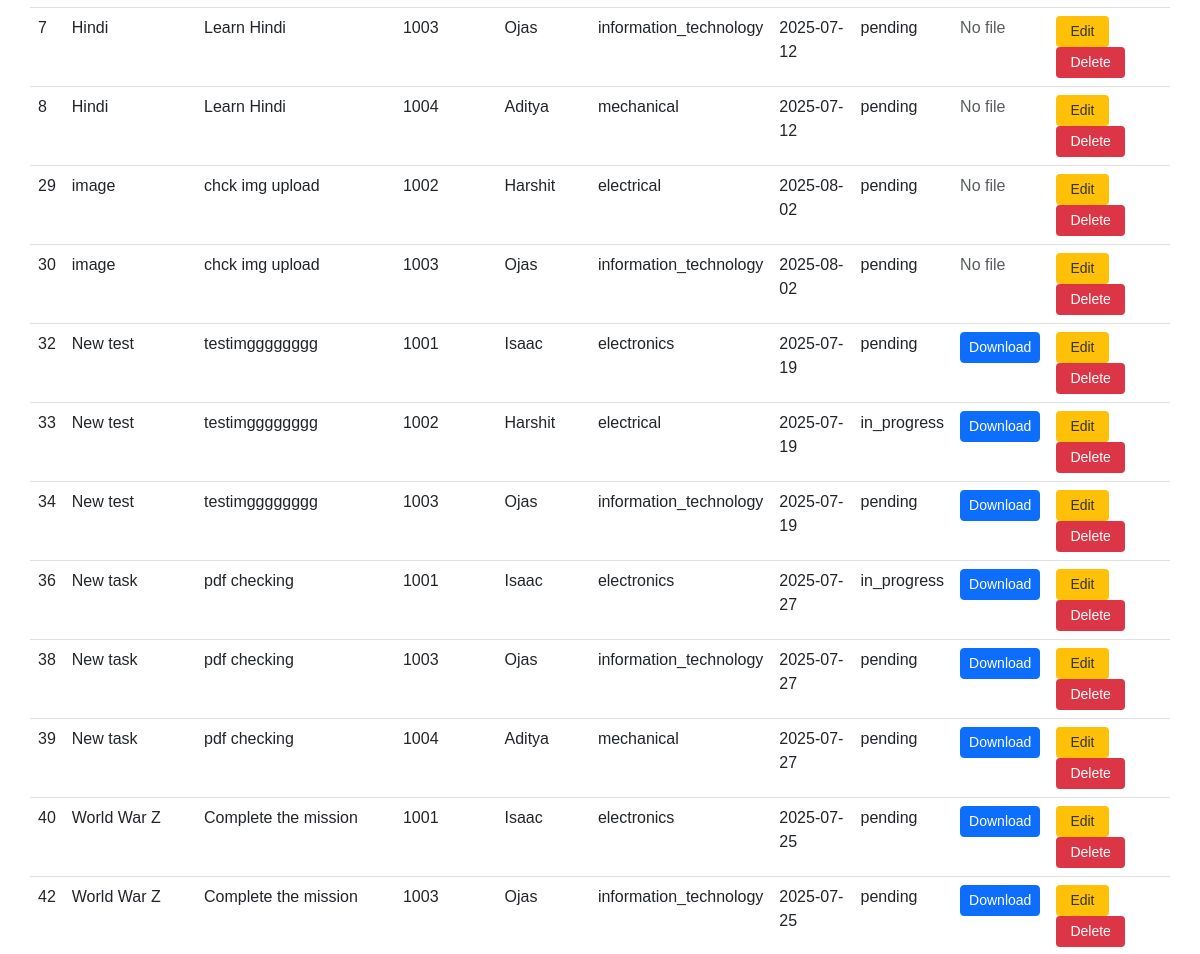
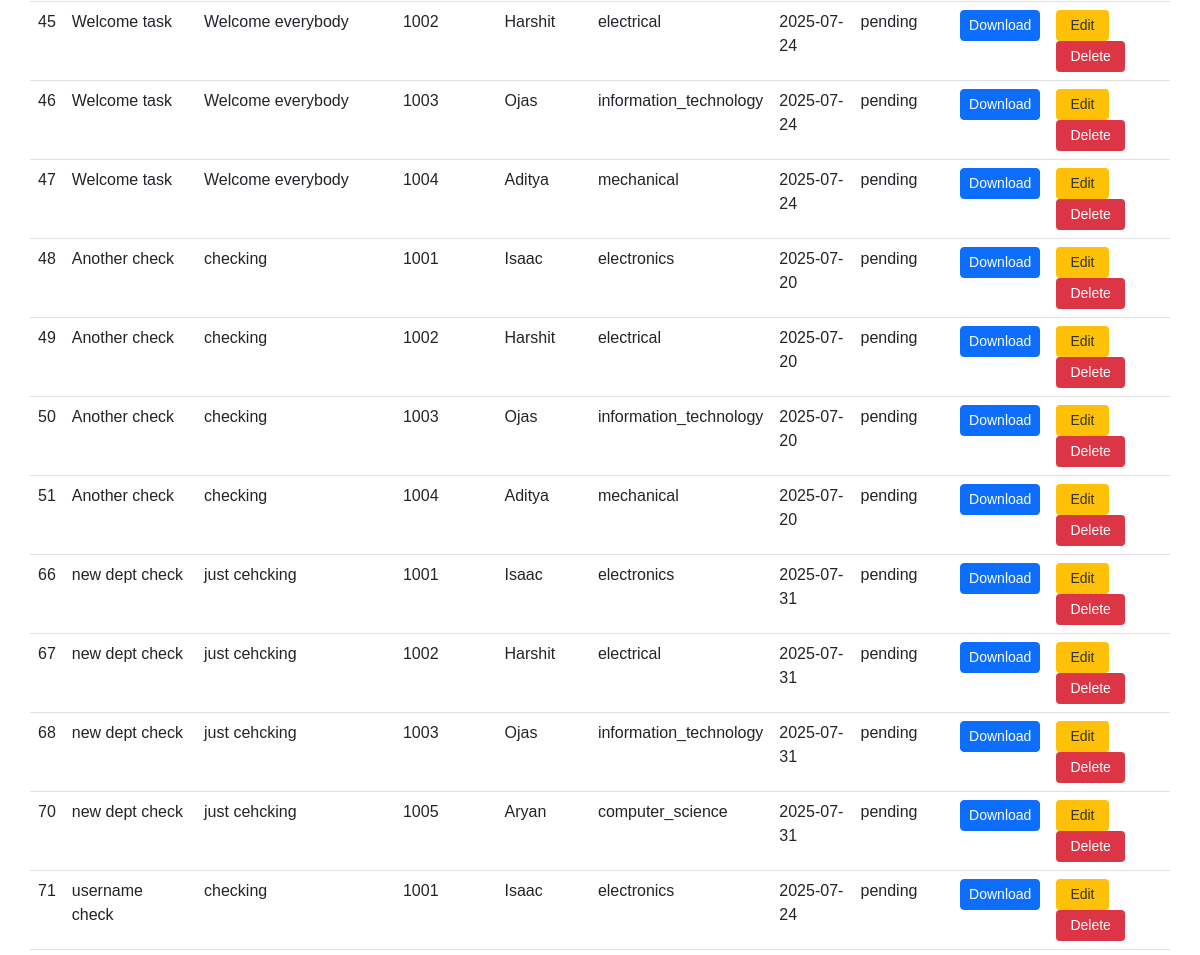
Page /all_task.php (signed in, middle part) on the earlier database version (2 pictures, top to bottom).
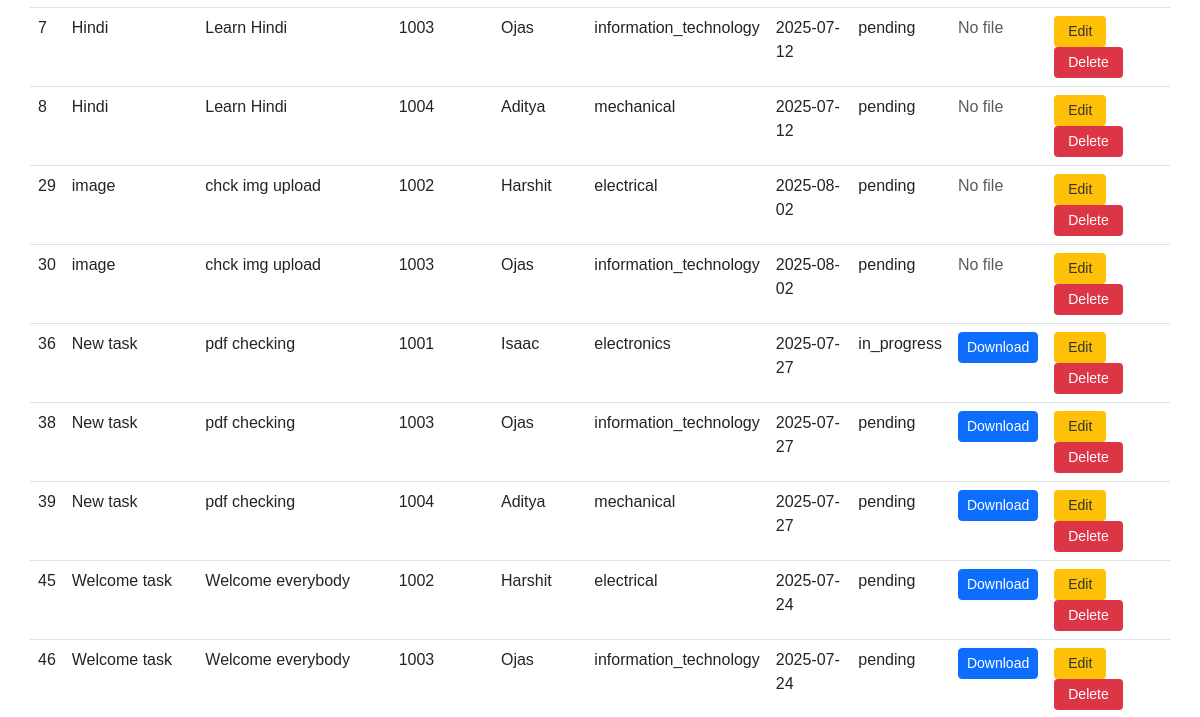
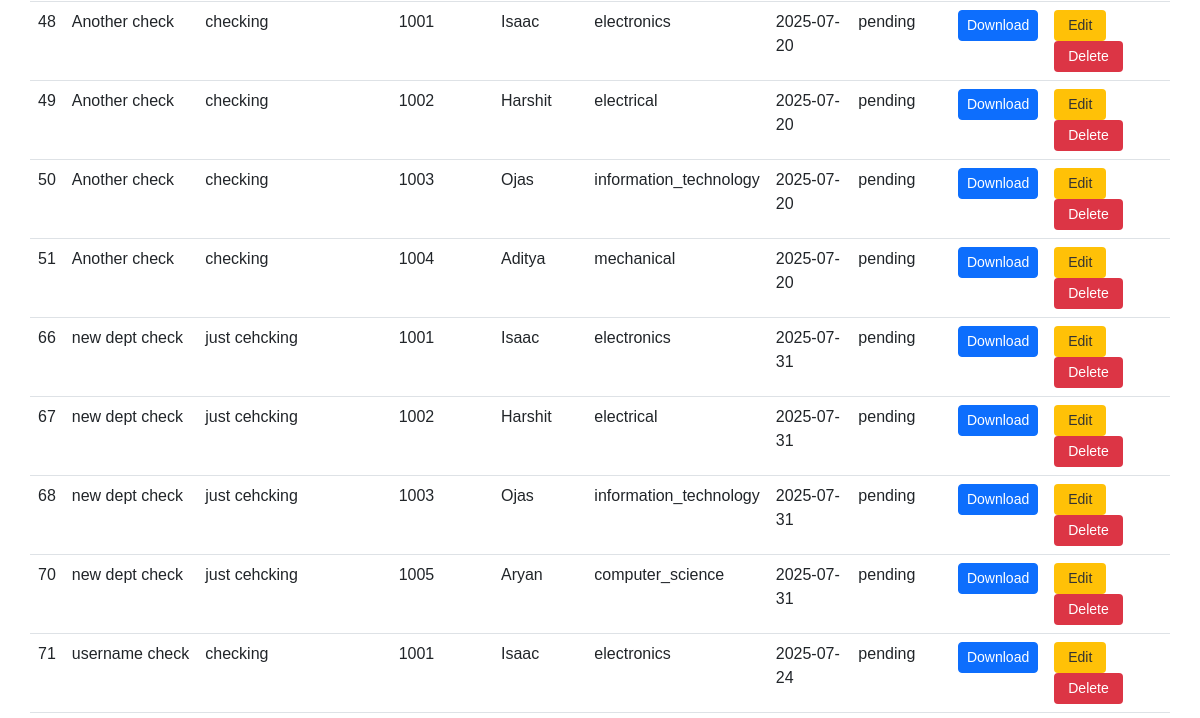
Same page on the later database version (2 pictures, top to bottom).
### tables this page shows
CREATE TABLE `tasks` (
  `id` int(11) NOT NULL,
  `title` varchar(100) NOT NULL,
  `description` text DEFAULT NULL,
  `assigned_to` int(11) DEFAULT NULL,
  `username` varchar(30) NOT NULL,
  `department` varchar(30) NOT NULL,
  `due_date` date DEFAULT NULL,
  `status` enum('pending','in_progress','completed') DEFAULT 'pending',
  `created_at` timestamp NOT NULL DEFAULT current_timestamp(),
  `file_path` varchar(255) DEFAULT NULL
);

### all_task.php (the view, shortened to what this page needs)
<?php
include 'partials/new_dbconnect.php';
$search = $_GET['search'] ;
?>
<!DOCTYPE html>
<html lang="en">
<head>
    <link href="https://cdn.jsdelivr.net/npm/bootstrap@5.3.0/dist/css/bootstrap.min.css" rel="stylesheet"/>
    <link rel="stylesheet" href="//cdn.datatables.net/2.3.2/css/dataTables.dataTables.min.css">
</head>
<body>
<div class="dashboard-container">
    <table class="table" id="myTable">
    <tbody>
    <?php
    if ($search != '') {
        $sql = "SELECT * FROM tasks WHERE (`status` != 'completed') AND (title LIKE '%$search%' OR assigned_to LIKE '%$search%' OR username LIKE '%$search%')";
    } else {
        $sql = "SELECT * FROM tasks WHERE `status` != 'completed'";
    }
    $result = mysqli_query($conn, $sql);
    while ($row = mysqli_fetch_assoc($result)) {
        echo "<tr>
            <td>" . $row['id'] . "</td>
            <td>" . $row['title'] . "</td>
            <td>" . $row['description'] . "</td>
            <td>" . $row['assigned_to'] . "</td>
            <td>" . $row['username'] . "</td>
            <td>" . $row['department'] . "</td>
            <td>" . $row['due_date'] . "</td>
            <td>" . $row['status'] . "</td>";
        echo "<td>";
        if (!empty($row['file_path'])) {
            $fileName = basename($row['file_path']);
            $fileUrl = "/loginsystem/tasks/uploads/" . $fileName;
            echo "<a href='$fileUrl' class='btn btn-primary btn-sm' download>Download</a>";
        } else {
            echo "<span class='text-muted'>No file</span>";
        }
        echo "</td>";
        echo "<td>
                <a href='edit_task.php?id=" . $row['id'] . "' class='btn btn-edit btn-sm'>Edit</a>
                <a href='delete_task.php?id=" . $row['id'] . "' class='btn btn-delete btn-sm' onclick=\"return confirm('Are you sure you want to delete this task?');\">Delete</a>
            </td>
        </tr>";
    }
        ?>
        </tbody>
    </table>
</div>
</body>
</html>

Differences in the rows shown:
removed tasks: id "32", title "New test", description "testimgggggggg", assigned_to "1001", username "Isaac", department "electronics", due_date "2025-07-19", status "pending"
removed tasks: id "33", title "New test", description "testimgggggggg", assigned_to "1002", username "Harshit", department "electrical", due_date "2025-07-19", status "in_progress"
removed tasks: id "34", title "New test", description "testimgggggggg", assigned_to "1003", username "Ojas", department "information_technology", due_date "2025-07-19", status "pending"
removed tasks: id "40", title "World War Z", description "Complete the mission", assigned_to "1001", username "Isaac", department "electronics", due_date "2025-07-25", status "pending"
removed tasks: id "42", title "World War Z", description "Complete the mission", assigned_to "1003", username "Ojas", department "information_technology", due_date "2025-07-25", status "pending"
no longer on this page (row edited): tasks: id "47", title "Welcome task", description "Welcome everybody", assigned_to "1004", username "Aditya", department "mechanical", due_date "2025-07-24", status "pending"
